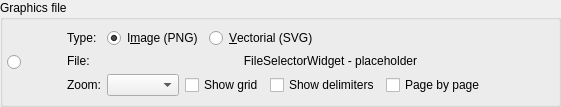
           <widget class="QGroupBox" name="groupBox_3">
            <property name="sizePolicy">
             <sizepolicy hsizetype="Preferred" vsizetype="Preferred">
              <horstretch>0</horstretch>
              <verstretch>0</verstretch>
             </sizepolicy>
            </property>
            <property name="title">
             <string>Graphics file</string>
            </property>
            <layout class="QGridLayout" name="gridLayout_11">
             <property name="leftMargin">
              <number>4</number>
             </property>
             <property name="topMargin">
              <number>4</number>
             </property>
             <property name="rightMargin">
              <number>4</number>
             </property>
             <property name="bottomMargin">
              <number>4</number>
             </property>
             <item row="0" column="2" rowspan="2">
              <widget class="QWidget" name="export_to_img_wgt" native="true">
               <property name="enabled">
                <bool>true</bool>
               </property>
               <property name="sizePolicy">
                <sizepolicy hsizetype="Preferred" vsizetype="Fixed">
                 <horstretch>0</horstretch>
                 <verstretch>0</verstretch>
                </sizepolicy>
               </property>
               <property name="minimumSize">
                <size>
                 <width>0</width>
                 <height>0</height>
                </size>
               </property>
               <layout class="QGridLayout" name="gridLayout_2">
                <property name="leftMargin">
                 <number>4</number>
                </property>
                <property name="topMargin">
                 <number>4</number>
                </property>
                <property name="rightMargin">
                 <number>0</number>
                </property>
                <property name="bottomMargin">
                 <number>4</number>
                </property>
                <item row="0" column="0" rowspan="3">
                 <layout class="QVBoxLayout" name="verticalLayout_3">
                  <item>
                   <spacer name="verticalSpacer_4">
                    <property name="orientation">
                     <enum>Qt::Vertical</enum>
                    </property>
                    <property name="sizeType">
                     <enum>QSizePolicy::Preferred</enum>
                    </property>
                    <property name="sizeHint" stdset="0">
                     <size>
                      <width>20</width>
                      <height>18</height>
                     </size>
                    </property>
                   </spacer>
                  </item>
                  <item>
                   <widget class="QLabel" name="model_png_lbl">
                    <property name="enabled">
                     <bool>true</bool>
                    </property>
                    <property name="sizePolicy">
                     <sizepolicy hsizetype="Fixed" vsizetype="Preferred">
                      <horstretch>0</horstretch>
                      <verstretch>0</verstretch>
                     </sizepolicy>
                    </property>
                    <property name="minimumSize">
                     <size>
                      <width>30</width>
                      <height>60</height>
                     </size>
                    </property>
                    <property name="maximumSize">
                     <size>
                      <width>30</width>
                      <height>60</height>
                     </size>
                    </property>
                    <property name="text">
                     <string/>
                    </property>
                    <property name="pixmap">
                     <pixmap resource="../res/resources.qrc">:/imagens/imagens/model2png.png</pixmap>
                    </property>
                    <property name="scaledContents">
                     <bool>true</bool>
                    </property>
                   </widget>
                  </item>
                  <item>
                   <spacer name="verticalSpacer_5">
                    <property name="orientation">
                     <enum>Qt::Vertical</enum>
                    </property>
                    <property name="sizeType">
                     <enum>QSizePolicy::Preferred</enum>
                    </property>
                    <property name="sizeHint" stdset="0">
                     <size>
                      <width>20</width>
                      <height>28</height>
                     </size>
                    </property>
                   </spacer>
                  </item>
                 </layout>
                </item>
                <item row="1" column="1">
                 <widget class="QLabel" name="image_lbl">
                  <property name="enabled">
                   <bool>true</bool>
                  </property>
                  <property name="sizePolicy">
                   <sizepolicy hsizetype="Fixed" vsizetype="Fixed">
                    <horstretch>0</horstretch>
                    <verstretch>0</verstretch>
                   </sizepolicy>
                  </property>
                  <property name="minimumSize">
                   <size>
                    <width>0</width>
                    <height>0</height>
                   </size>
                  </property>
                  <property name="text">
                   <string>File:</string>
                  </property>
                 </widget>
                </item>
                <item row="2" column="1">
                 <widget class="QLabel" name="zoom_lbl">
                  <property name="enabled">
                   <bool>true</bool>
                  </property>
                  <property name="sizePolicy">
                   <sizepolicy hsizetype="Fixed" vsizetype="Fixed">
                    <horstretch>0</horstretch>
                    <verstretch>0</verstretch>
                   </sizepolicy>
                  </property>
                  <property name="minimumSize">
                   <size>
                    <width>0</width>
                    <height>0</height>
                   </size>
                  </property>
                  <property name="font">
                   <font>
                    <italic>false</italic>
                   </font>
                  </property>
                  <property name="text">
                   <string>Zoom:</string>
                  </property>
                 </widget>
                </item>
                <item row="2" column="2" colspan="2">
                 <layout class="QHBoxLayout" name="horizontalLayout_8">
                  <item>
                   <widget class="QComboBox" name="zoom_cmb">
                    <property name="enabled">
                     <bool>true</bool>
                    </property>
                    <property name="sizePolicy">
                     <sizepolicy hsizetype="Fixed" vsizetype="Fixed">
                      <horstretch>0</horstretch>
                      <verstretch>0</verstretch>
                     </sizepolicy>
                    </property>
                   </widget>
                  </item>
                  <item>
                   <widget class="QCheckBox" name="show_grid_chk">
                    <property name="enabled">
                     <bool>true</bool>
                    </property>
                    <property name="sizePolicy">
                     <sizepolicy hsizetype="Fixed" vsizetype="Fixed">
                      <horstretch>0</horstretch>
                      <verstretch>0</verstretch>
                     </sizepolicy>
                    </property>
                    <property name="text">
                     <string>Show grid</string>
                    </property>
                   </widget>
                  </item>
                  <item>
                   <widget class="QCheckBox" name="show_delim_chk">
                    <property name="enabled">
                     <bool>true</bool>
                    </property>
                    <property name="sizePolicy">
                     <sizepolicy hsizetype="Preferred" vsizetype="Fixed">
                      <horstretch>0</horstretch>
                      <verstretch>0</verstretch>
                     </sizepolicy>
                    </property>
                    <property name="text">
                     <string>Show delimiters</string>
                    </property>
                   </widget>
                  </item>
                  <item>
                   <widget class="QCheckBox" name="page_by_page_chk">
                    <property name="enabled">
                     <bool>true</bool>
                    </property>
                    <property name="sizePolicy">
                     <sizepolicy hsizetype="Preferred" vsizetype="Fixed">
                      <horstretch>0</horstretch>
                      <verstretch>0</verstretch>
                     </sizepolicy>
                    </property>
                    <property name="statusTip">
                     <string>Exporting the model page by page will generate files with a &lt;strong&gt;_p[n]&lt;/strong&gt; suffix where &lt;strong&gt;n&lt;/strong&gt; is the page id. Check if the current user has write permission on output folder.</string>
                    </property>
                    <property name="text">
                     <string>Page by page</string>
                    </property>
                   </widget>
                  </item>
                  <item>
                   <widget class="QWidget" name="page_by_page_hint" native="true">
                    <property name="sizePolicy">
                     <sizepolicy hsizetype="Fixed" vsizetype="Fixed">
                      <horstretch>0</horstretch>
                      <verstretch>0</verstretch>
                     </sizepolicy>
                    </property>
                    <property name="minimumSize">
                     <size>
                      <width>22</width>
                      <height>22</height>
                     </size>
                    </property>
                    <property name="maximumSize">
                     <size>
                      <width>22</width>
                      <height>22</height>
                     </size>
                    </property>
                   </widget>
                  </item>
                  <item>
                   <spacer name="horizontalSpacer_3">
                    <property name="orientation">
                     <enum>Qt::Horizontal</enum>
                    </property>
                    <property name="sizeHint" stdset="0">
                     <size>
                      <width>40</width>
                      <height>20</height>
                     </size>
                    </property>
                   </spacer>
                  </item>
                 </layout>
                </item>
                <item row="1" column="2" colspan="2">
                 <widget class="QLabel" name="placeholder_g_fsel">
                  <property name="text">
                   <string>FileSelectorWidget - placeholder</string>
                  </property>
                  <property name="alignment">
                   <set>Qt::AlignCenter</set>
                  </property>
                 </widget>
                </item>
                <item row="0" column="1">
                 <widget class="QLabel" name="image_lbl_2">
                  <property name="enabled">
                   <bool>true</bool>
                  </property>
                  <property name="sizePolicy">
                   <sizepolicy hsizetype="Fixed" vsizetype="Fixed">
                    <horstretch>0</horstretch>
                    <verstretch>0</verstretch>
                   </sizepolicy>
                  </property>
                  <property name="minimumSize">
                   <size>
                    <width>0</width>
                    <height>0</height>
                   </size>
                  </property>
                  <property name="text">
                   <string>Type:</string>
                  </property>
                 </widget>
                </item>
                <item row="0" column="2">
                 <widget class="QRadioButton" name="png_rb">
                  <property name="text">
                   <string>I&amp;mage (PNG)</string>
                  </property>
                  <property name="checked">
                   <bool>true</bool>
                  </property>
                 </widget>
                </item>
                <item row="0" column="3">
                 <widget class="QRadioButton" name="svg_rb">
                  <property name="sizePolicy">
                   <sizepolicy hsizetype="Expanding" vsizetype="Fixed">
                    <horstretch>0</horstretch>
                    <verstretch>0</verstretch>
                   </sizepolicy>
                  </property>
                  <property name="text">
                   <string>&amp;Vectorial (SVG)</string>
                  </property>
                 </widget>
                </item>
               </layout>
              </widget>
             </item>
             <item row="0" column="0" rowspan="2">
              <widget class="QRadioButton" name="export_to_img_rb">
               <property name="sizePolicy">
                <sizepolicy hsizetype="Fixed" vsizetype="Expanding">
                 <horstretch>0</horstretch>
                 <verstretch>0</verstretch>
                </sizepolicy>
               </property>
               <property name="text">
                <string/>
               </property>
               <property name="checked">
                <bool>false</bool>
               </property>
               <property name="autoExclusive">
                <bool>false</bool>
               </property>
              </widget>
             </item>
            </layout>
           </widget>
